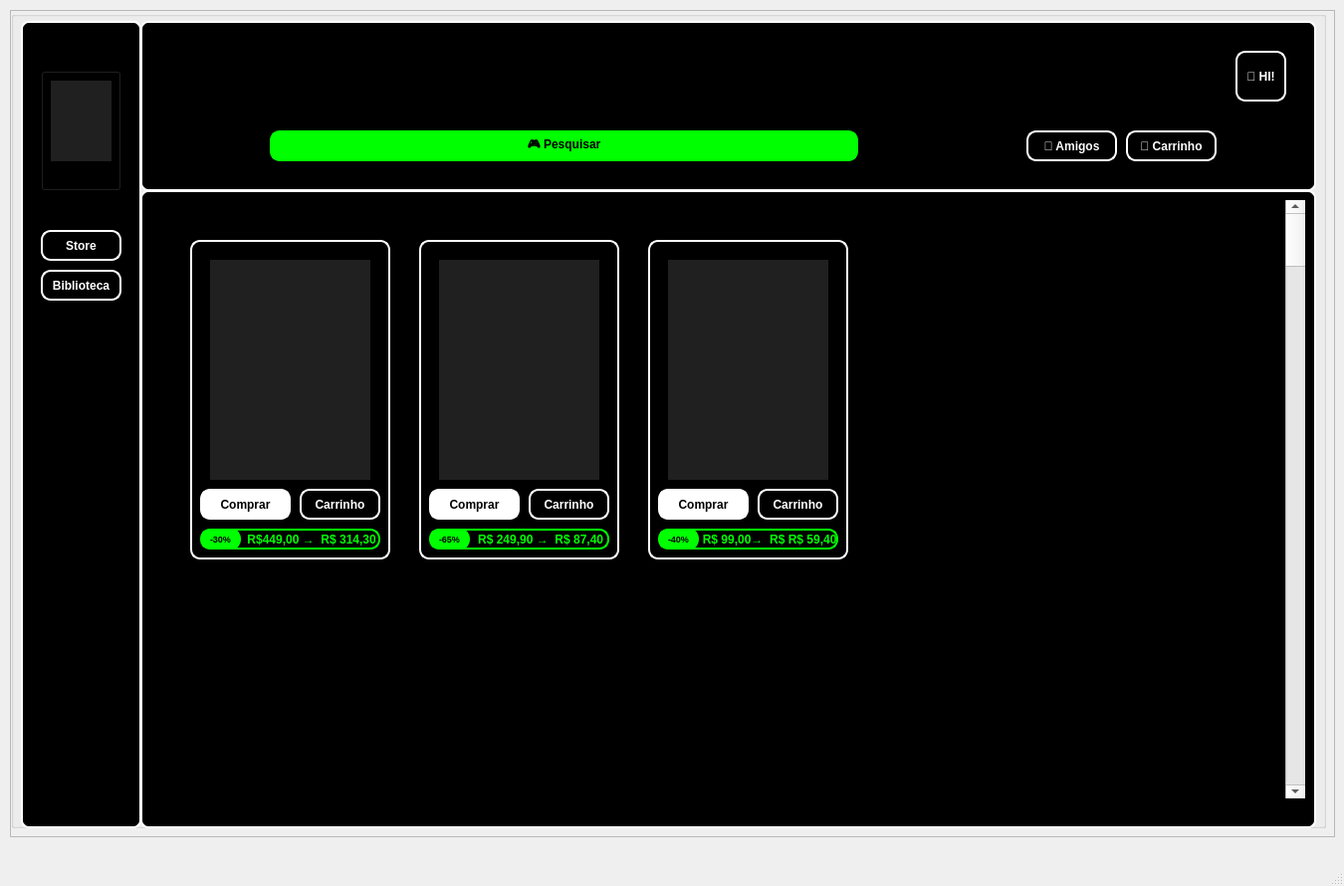
<?xml version="1.0" encoding="UTF-8"?>
<ui version="4.0">
 <class>MainWindow</class>
 <widget class="QMainWindow" name="MainWindow">
  <property name="geometry">
   <rect>
    <x>0</x>
    <y>0</y>
    <width>1350</width>
    <height>890</height>
   </rect>
  </property>
  <property name="windowTitle">
   <string>MainWindow</string>
  </property>
  <widget class="QWidget" name="centralwidget">
   <widget class="QScrollArea" name="scrollArea">
    <property name="geometry">
     <rect>
      <x>10</x>
      <y>10</y>
      <width>1331</width>
      <height>831</height>
     </rect>
    </property>
    <property name="widgetResizable">
     <bool>true</bool>
    </property>
    <widget class="QWidget" name="scrollAreaWidgetContents">
     <property name="geometry">
      <rect>
       <x>0</x>
       <y>0</y>
       <width>1329</width>
       <height>829</height>
      </rect>
     </property>
     <widget class="QGroupBox" name="Barra1">
      <property name="geometry">
       <rect>
        <x>0</x>
        <y>0</y>
        <width>1321</width>
        <height>821</height>
       </rect>
      </property>
      <property name="styleSheet">
       <string notr="true">QFrame { 
		background-color:  #202020; 
		border:  none; 
}</string>
      </property>
      <property name="title">
       <string/>
      </property>
      <widget class="QListWidget" name="Menu1">
       <property name="geometry">
        <rect>
         <x>10</x>
         <y>10</y>
         <width>121</width>
         <height>811</height>
        </rect>
       </property>
       <property name="styleSheet">
        <string notr="true">QFrame { 
		background-color:  #000000; 
		border: 2px solid #FFFFFF;
		border-radius: 8px;
}</string>
       </property>
      </widget>
      <widget class="QPushButton" name="Store">
       <property name="geometry">
        <rect>
         <x>30</x>
         <y>220</y>
         <width>81</width>
         <height>31</height>
        </rect>
       </property>
       <property name="styleSheet">
        <string notr="true">QPushButton {
    background-color: #000000;
    color: white;
    border: 2px solid #FFFFFF;
    border-radius: 10px;
    font-weight: bold;
}

QPushButton:hover {
    background-color: #00FF00;
    color: black;
}</string>
       </property>
       <property name="text">
        <string>Store</string>
       </property>
      </widget>
      <widget class="QPushButton" name="Biblioteca">
       <property name="geometry">
        <rect>
         <x>30</x>
         <y>260</y>
         <width>81</width>
         <height>31</height>
        </rect>
       </property>
       <property name="styleSheet">
        <string notr="true">QPushButton {
    background-color: #000000;
    color: white;
    border: 2px solid #FFFFFF;
    border-radius: 10px;
    font-weight: bold;
}

QPushButton:hover {
    background-color: #00FF00;
    color: black;
}</string>
       </property>
       <property name="text">
        <string>Biblioteca</string>
       </property>
      </widget>
      <widget class="QListWidget" name="Menu2">
       <property name="geometry">
        <rect>
         <x>130</x>
         <y>10</y>
         <width>1181</width>
         <height>171</height>
        </rect>
       </property>
       <property name="styleSheet">
        <string notr="true">QFrame { 
		background-color:  #000000; 
		border: 2px solid #FFFFFF;
		border-radius: 8px;
}</string>
       </property>
      </widget>
      <widget class="QPushButton" name="HOME">
       <property name="geometry">
        <rect>
         <x>30</x>
         <y>60</y>
         <width>81</width>
         <height>121</height>
        </rect>
       </property>
       <property name="autoFillBackground">
        <bool>false</bool>
       </property>
       <property name="styleSheet">
        <string notr="true">QPushButton {
    background-color: #000000;
    color: white;
    font-weight: bold;
}

QPushButton:hover {
    background-color: #808080;
    color: black;
}</string>
       </property>
       <property name="text">
        <string/>
       </property>
      </widget>
      <widget class="QLabel" name="Logo">
       <property name="geometry">
        <rect>
         <x>40</x>
         <y>70</y>
         <width>61</width>
         <height>81</height>
        </rect>
       </property>
       <property name="autoFillBackground">
        <bool>false</bool>
       </property>
       <property name="text">
        <string/>
       </property>
       <property name="pixmap">
        <pixmap resource="Imagens.qrc">:/Logo/WhatsApp Image 2026-10-01 at 15.10.22 (1).jpeg</pixmap>
       </property>
       <property name="scaledContents">
        <bool>true</bool>
       </property>
      </widget>
      <widget class="QPushButton" name="Conta">
       <property name="geometry">
        <rect>
         <x>1230</x>
         <y>40</y>
         <width>51</width>
         <height>51</height>
        </rect>
       </property>
       <property name="font">
        <font>
         <weight>75</weight>
         <bold>true</bold>
        </font>
       </property>
       <property name="styleSheet">
        <string notr="true">QPushButton {
    background-color: #000000;
    color: white;
    border: 2px solid #FFFFFF;
    border-radius: 10px;
    font-weight: bold;
}

QPushButton:hover {
    background-color: #00FF00;
    color: black;
}</string>
       </property>
       <property name="text">
        <string>👤 HI!</string>
       </property>
       <property name="iconSize">
        <size>
         <width>100</width>
         <height>100</height>
        </size>
       </property>
      </widget>
      <widget class="QPushButton" name="Amigos">
       <property name="geometry">
        <rect>
         <x>1020</x>
         <y>120</y>
         <width>91</width>
         <height>31</height>
        </rect>
       </property>
       <property name="styleSheet">
        <string notr="true">QPushButton {
    background-color: #000000;
    color: white;
    border: 2px solid #FFFFFF;
    border-radius: 10px;
    font-weight: bold;
}

QPushButton:hover {
    background-color: #00FF00;
    color: black;
}</string>
       </property>
       <property name="text">
        <string>👥 Amigos</string>
       </property>
      </widget>
      <widget class="QPushButton" name="Carrinho">
       <property name="geometry">
        <rect>
         <x>1120</x>
         <y>120</y>
         <width>91</width>
         <height>31</height>
        </rect>
       </property>
       <property name="styleSheet">
        <string notr="true">QPushButton {
    background-color: #000000;
    color: white;
    border: 2px solid #FFFFFF;
    border-radius: 10px;
    font-weight: bold;
}

QPushButton:hover {
    background-color: #00FF00;
    color: black;
}</string>
       </property>
       <property name="text">
        <string>🛒 Carrinho</string>
       </property>
      </widget>
      <widget class="QPushButton" name="Pesquisar">
       <property name="geometry">
        <rect>
         <x>260</x>
         <y>120</y>
         <width>591</width>
         <height>31</height>
        </rect>
       </property>
       <property name="styleSheet">
        <string notr="true">QPushButton {
    background-color: #00FF00;
    color: black;
    border: 2px solid #00FF00;
    border-radius: 10px;
    font-weight: bold;
}
</string>
       </property>
       <property name="text">
        <string>🎮 Pesquisar</string>
       </property>
      </widget>
      <widget class="QListWidget" name="Menu3">
       <property name="geometry">
        <rect>
         <x>130</x>
         <y>180</y>
         <width>1181</width>
         <height>641</height>
        </rect>
       </property>
       <property name="styleSheet">
        <string notr="true">QFrame { 
		background-color:  #000000; 
		border: 2px solid #FFFFFF;
		border-radius: 8px;
}</string>
       </property>
      </widget>
      <widget class="QPushButton" name="SELgta6">
       <property name="geometry">
        <rect>
         <x>180</x>
         <y>230</y>
         <width>201</width>
         <height>321</height>
        </rect>
       </property>
       <property name="styleSheet">
        <string notr="true">QPushButton {
    background-color: #000000;
    color: white;
    border: 2px solid #FFFFFF;
    border-radius: 10px;
    font-weight: bold;
}

QPushButton:hover {
    background-color: #808080;
    color: black;
}</string>
       </property>
       <property name="text">
        <string notr="true"/>
       </property>
       <property name="autoDefault">
        <bool>false</bool>
       </property>
       <property name="flat">
        <bool>false</bool>
       </property>
      </widget>
      <widget class="QLabel" name="GTA6_2">
       <property name="geometry">
        <rect>
         <x>200</x>
         <y>250</y>
         <width>161</width>
         <height>221</height>
        </rect>
       </property>
       <property name="text">
        <string/>
       </property>
       <property name="pixmap">
        <pixmap resource="GTA6.qrc">:/GTA6/images.jfif</pixmap>
       </property>
       <property name="scaledContents">
        <bool>true</bool>
       </property>
      </widget>
      <widget class="QPushButton" name="SELMspider">
       <property name="geometry">
        <rect>
         <x>410</x>
         <y>230</y>
         <width>201</width>
         <height>321</height>
        </rect>
       </property>
       <property name="styleSheet">
        <string notr="true">QPushButton {
    background-color: #000000;
    color: white;
    border: 2px solid #FFFFFF;
    border-radius: 10px;
    font-weight: bold;
}

QPushButton:hover {
    background-color: #808080;
    color: black;
}</string>
       </property>
       <property name="text">
        <string notr="true"/>
       </property>
       <property name="autoDefault">
        <bool>false</bool>
       </property>
       <property name="flat">
        <bool>false</bool>
       </property>
      </widget>
      <widget class="QLabel" name="Mspider">
       <property name="geometry">
        <rect>
         <x>430</x>
         <y>250</y>
         <width>161</width>
         <height>221</height>
        </rect>
       </property>
       <property name="text">
        <string/>
       </property>
       <property name="pixmap">
        <pixmap resource="Imagens.qrc">:/Mspider/images (68).jpg</pixmap>
       </property>
       <property name="scaledContents">
        <bool>true</bool>
       </property>
      </widget>
      <widget class="QPushButton" name="SELMinecraft">
       <property name="geometry">
        <rect>
         <x>640</x>
         <y>230</y>
         <width>201</width>
         <height>321</height>
        </rect>
       </property>
       <property name="styleSheet">
        <string notr="true">QPushButton {
    background-color: #000000;
    color: white;
    border: 2px solid #FFFFFF;
    border-radius: 10px;
    font-weight: bold;
}

QPushButton:hover {
    background-color: #808080;
    color: black;
}</string>
       </property>
       <property name="text">
        <string notr="true"/>
       </property>
       <property name="autoDefault">
        <bool>false</bool>
       </property>
       <property name="flat">
        <bool>false</bool>
       </property>
      </widget>
      <widget class="QLabel" name="Minecraft">
       <property name="geometry">
        <rect>
         <x>660</x>
         <y>250</y>
         <width>161</width>
         <height>221</height>
        </rect>
       </property>
       <property name="text">
        <string/>
       </property>
       <property name="pixmap">
        <pixmap resource="Imagens.qrc">:/Minecraft/3cdc624293ae885a197906ba94b1475a.png</pixmap>
       </property>
       <property name="scaledContents">
        <bool>true</bool>
       </property>
      </widget>
      <widget class="QPushButton" name="ComprarBT">
       <property name="geometry">
        <rect>
         <x>190</x>
         <y>480</y>
         <width>91</width>
         <height>31</height>
        </rect>
       </property>
       <property name="styleSheet">
        <string notr="true">QPushButton {
    background-color: #FFFFFF;
    color: black;
    border: 2px solid #FFFFFF;
    border-radius: 10px;
    font-weight: bold;
}
QPushButton:hover {
    background-color: #000000;
    color: white;
}</string>
       </property>
       <property name="text">
        <string>Comprar</string>
       </property>
      </widget>
      <widget class="QPushButton" name="CarrinhoBT">
       <property name="geometry">
        <rect>
         <x>290</x>
         <y>480</y>
         <width>81</width>
         <height>31</height>
        </rect>
       </property>
       <property name="styleSheet">
        <string notr="true">QPushButton {
    background-color: #000000;
    color: white;
    border: 2px solid #FFFFFF;
    border-radius: 10px;
    font-weight: bold;
}

QPushButton:hover {
    background-color: #00FF00;
    color: black;
}</string>
       </property>
       <property name="text">
        <string>Carrinho</string>
       </property>
      </widget>
      <widget class="QPushButton" name="Preco">
       <property name="geometry">
        <rect>
         <x>200</x>
         <y>520</y>
         <width>171</width>
         <height>21</height>
        </rect>
       </property>
       <property name="font">
        <font>
         <weight>75</weight>
         <bold>true</bold>
         <strikeout>false</strikeout>
        </font>
       </property>
       <property name="styleSheet">
        <string notr="true">QPushButton {
    background-color: #000000;
    color: #00FF00;
    border: 2px solid #00FF00;
    border-radius: 10px;
    font-weight: bold;
}</string>
       </property>
       <property name="text">
        <string>          R$449,00 →  R$ 314,30</string>
       </property>
      </widget>
      <widget class="QPushButton" name="ComprarBT_2">
       <property name="geometry">
        <rect>
         <x>420</x>
         <y>480</y>
         <width>91</width>
         <height>31</height>
        </rect>
       </property>
       <property name="styleSheet">
        <string notr="true">QPushButton {
    background-color: #FFFFFF;
    color: black;
    border: 2px solid #FFFFFF;
    border-radius: 10px;
    font-weight: bold;
}
QPushButton:hover {
    background-color: #000000;
    color: white;
}</string>
       </property>
       <property name="text">
        <string>Comprar</string>
       </property>
      </widget>
      <widget class="QPushButton" name="CarrinhoBT_2">
       <property name="geometry">
        <rect>
         <x>520</x>
         <y>480</y>
         <width>81</width>
         <height>31</height>
        </rect>
       </property>
       <property name="styleSheet">
        <string notr="true">QPushButton {
    background-color: #000000;
    color: white;
    border: 2px solid #FFFFFF;
    border-radius: 10px;
    font-weight: bold;
}

QPushButton:hover {
    background-color: #00FF00;
    color: black;
}</string>
       </property>
       <property name="text">
        <string>Carrinho</string>
       </property>
      </widget>
      <widget class="QPushButton" name="ComprarBT_3">
       <property name="geometry">
        <rect>
         <x>650</x>
         <y>480</y>
         <width>91</width>
         <height>31</height>
        </rect>
       </property>
       <property name="styleSheet">
        <string notr="true">QPushButton {
    background-color: #FFFFFF;
    color: black;
    border: 2px solid #FFFFFF;
    border-radius: 10px;
    font-weight: bold;
}
QPushButton:hover {
    background-color: #000000;
    color: white;
}</string>
       </property>
       <property name="text">
        <string>Comprar</string>
       </property>
      </widget>
      <widget class="QPushButton" name="CarrinhoBT_3">
       <property name="geometry">
        <rect>
         <x>750</x>
         <y>480</y>
         <width>81</width>
         <height>31</height>
        </rect>
       </property>
       <property name="styleSheet">
        <string notr="true">QPushButton {
    background-color: #000000;
    color: white;
    border: 2px solid #FFFFFF;
    border-radius: 10px;
    font-weight: bold;
}

QPushButton:hover {
    background-color: #00FF00;
    color: black;
}</string>
       </property>
       <property name="text">
        <string>Carrinho</string>
       </property>
      </widget>
      <widget class="QPushButton" name="Desconto">
       <property name="geometry">
        <rect>
         <x>190</x>
         <y>520</y>
         <width>41</width>
         <height>21</height>
        </rect>
       </property>
       <property name="font">
        <font>
         <pointsize>7</pointsize>
         <weight>75</weight>
         <bold>true</bold>
         <strikeout>false</strikeout>
        </font>
       </property>
       <property name="styleSheet">
        <string notr="true">QPushButton {
    background-color: #00FF00;
    color: black;
    border: 2px solid #00FF00;
    border-radius: 10px;
    font-weight: bold;
}</string>
       </property>
       <property name="text">
        <string>-30%</string>
       </property>
      </widget>
      <widget class="QPushButton" name="Preco_2">
       <property name="geometry">
        <rect>
         <x>430</x>
         <y>520</y>
         <width>171</width>
         <height>21</height>
        </rect>
       </property>
       <property name="font">
        <font>
         <weight>75</weight>
         <bold>true</bold>
         <strikeout>false</strikeout>
        </font>
       </property>
       <property name="styleSheet">
        <string notr="true">QPushButton {
    background-color: #000000;
    color: #00FF00;
    border: 2px solid #00FF00;
    border-radius: 10px;
    font-weight: bold;
}</string>
       </property>
       <property name="text">
        <string>          R$ 249,90 →  R$ 87,40</string>
       </property>
      </widget>
      <widget class="QPushButton" name="Desconto_2">
       <property name="geometry">
        <rect>
         <x>420</x>
         <y>520</y>
         <width>41</width>
         <height>21</height>
        </rect>
       </property>
       <property name="font">
        <font>
         <pointsize>7</pointsize>
         <weight>75</weight>
         <bold>true</bold>
         <strikeout>false</strikeout>
        </font>
       </property>
       <property name="styleSheet">
        <string notr="true">QPushButton {
    background-color: #00FF00;
    color: black;
    border: 2px solid #00FF00;
    border-radius: 10px;
    font-weight: bold;
}</string>
       </property>
       <property name="text">
        <string>-65%</string>
       </property>
      </widget>
      <widget class="QPushButton" name="Preco_3">
       <property name="geometry">
        <rect>
         <x>660</x>
         <y>520</y>
         <width>171</width>
         <height>21</height>
        </rect>
       </property>
       <property name="font">
        <font>
         <weight>75</weight>
         <bold>true</bold>
         <strikeout>false</strikeout>
        </font>
       </property>
       <property name="styleSheet">
        <string notr="true">QPushButton {
    background-color: #000000;
    color: #00FF00;
    border: 2px solid #00FF00;
    border-radius: 10px;
    font-weight: bold;
}</string>
       </property>
       <property name="text">
        <string>          R$ 99,00→  R$ R$ 59,40</string>
       </property>
      </widget>
      <widget class="QPushButton" name="Desconto_3">
       <property name="geometry">
        <rect>
         <x>650</x>
         <y>520</y>
         <width>41</width>
         <height>21</height>
        </rect>
       </property>
       <property name="font">
        <font>
         <pointsize>7</pointsize>
         <weight>75</weight>
         <bold>true</bold>
         <strikeout>false</strikeout>
        </font>
       </property>
       <property name="styleSheet">
        <string notr="true">QPushButton {
    background-color: #00FF00;
    color: black;
    border: 2px solid #00FF00;
    border-radius: 10px;
    font-weight: bold;
}</string>
       </property>
       <property name="text">
        <string>-40%</string>
       </property>
      </widget>
     </widget>
     <widget class="QScrollBar" name="Scroll1">
      <property name="geometry">
       <rect>
        <x>1280</x>
        <y>190</y>
        <width>20</width>
        <height>601</height>
       </rect>
      </property>
      <property name="styleSheet">
       <string notr="true">QScrollBar:vertical {
    background: #FOFOFO;
    width: 10px;
}

QScrollBar::handle:vertical {
    background: #00FF00;
    border-radius: 5px;
}
</string>
      </property>
      <property name="orientation">
       <enum>Qt::Vertical</enum>
      </property>
     </widget>
    </widget>
   </widget>
  </widget>
  <widget class="QMenuBar" name="menubar">
   <property name="geometry">
    <rect>
     <x>0</x>
     <y>0</y>
     <width>1350</width>
     <height>21</height>
    </rect>
   </property>
  </widget>
  <widget class="QStatusBar" name="statusbar"/>
 </widget>
 <resources>
  <include location="Imagens.qrc"/>
  <include location="GTA6.qrc"/>
 </resources>
 <connections/>
</ui>
